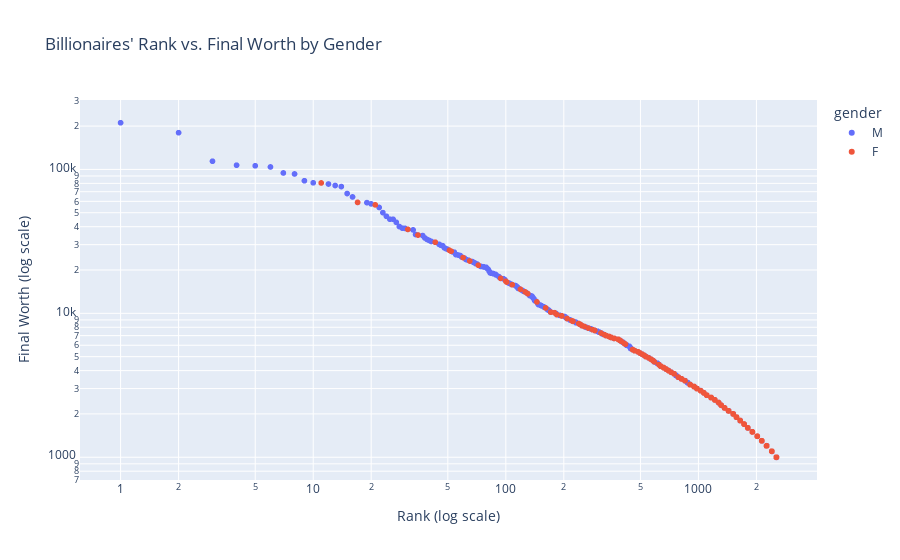

This figure's notebook cell:
### Markdown cell above
# Billionaires' Rank vs. Final Worth by Gender

### Code cell
fig1 = px.scatter(df, x="rank", y="finalWorth", color="gender", title="Billionaires' Rank vs. Final Worth by Gender")
fig1.update_xaxes(type='log', title="Rank (log scale)")
fig1.update_yaxes(type='log', title="Final Worth (log scale)")
fig1.show()

### Figure 1 — Plotly figure (JSON) as saved in the notebook; plotly's stock layout.template omitted (floating-point values rounded to 4 significant figures; data arrays with more than 128 entries replaced by an {"elided": "..."} marker saying what was removed)
{"data": [{"hovertemplate": "gender=M<br>rank=%{x}<br>finalWorth=%{y}<extra></extra>", "legendgroup": "M", "marker": {"color": "#636efa", "symbol": "circle"}, "mode": "markers", "name": "M", "showlegend": true, "type": "scattergl", "x": {"elided": "2303 int values"}, "xaxis": "x", "y": {"elided": "2303 int values"}, "yaxis": "y"}, {"hovertemplate": "gender=F<br>rank=%{x}<br>finalWorth=%{y}<extra></extra>", "legendgroup": "F", "marker": {"color": "#EF553B", "symbol": "circle"}, "mode": "markers", "name": "F", "showlegend": true, "type": "scattergl", "x": {"elided": "337 int values"}, "xaxis": "x", "y": {"elided": "337 int values"}, "yaxis": "y"}], "layout": {"legend": {"title": {"text": "gender"}, "tracegroupgap": 0}, "title": {"text": "Billionaires' Rank vs. Final Worth by Gender"}, "xaxis": {"anchor": "y", "domain": [0, 1], "title": {"text": "Rank (log scale)"}, "type": "log"}, "yaxis": {"anchor": "x", "domain": [0, 1], "title": {"text": "Final Worth (log scale)"}, "type": "log"}}}
